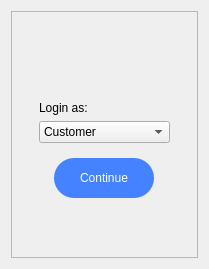
      <widget class="QWidget" name="comboBoxLoginPage">
       <layout class="QVBoxLayout" name="verticalLayout_17">
        <item>
         <widget class="QFrame" name="frame_16">
          <property name="styleSheet">
           <string notr="true">color: rgb(0, 0, 0);</string>
          </property>
          <property name="frameShape">
           <enum>QFrame::StyledPanel</enum>
          </property>
          <property name="frameShadow">
           <enum>QFrame::Raised</enum>
          </property>
          <layout class="QVBoxLayout" name="verticalLayout_21" stretch="0,1,10">
           <item>
            <widget class="QFrame" name="frame_19">
             <property name="frameShape">
              <enum>QFrame::NoFrame</enum>
             </property>
             <property name="frameShadow">
              <enum>QFrame::Raised</enum>
             </property>
             <layout class="QVBoxLayout" name="verticalLayout_19"/>
            </widget>
           </item>
           <item>
            <widget class="QFrame" name="frame_18">
             <property name="frameShape">
              <enum>QFrame::NoFrame</enum>
             </property>
             <property name="frameShadow">
              <enum>QFrame::Raised</enum>
             </property>
             <layout class="QVBoxLayout" name="verticalLayout_18">
              <item alignment="Qt::AlignHCenter">
               <widget class="QLabel" name="LogoLabel_2">
                <property name="maximumSize">
                 <size>
                  <width>140</width>
                  <height>35</height>
                 </size>
                </property>
                <property name="text">
                 <string/>
                </property>
                <property name="pixmap">
                 <pixmap>../Resources/Icons/XPACE_LOGO.png</pixmap>
                </property>
                <property name="scaledContents">
                 <bool>true</bool>
                </property>
               </widget>
              </item>
             </layout>
            </widget>
           </item>
           <item>
            <widget class="QFrame" name="frame_17">
             <property name="frameShape">
              <enum>QFrame::NoFrame</enum>
             </property>
             <property name="frameShadow">
              <enum>QFrame::Raised</enum>
             </property>
             <layout class="QVBoxLayout" name="verticalLayout_20">
              <property name="bottomMargin">
               <number>50</number>
              </property>
              <item>
               <widget class="QFrame" name="frame_20">
                <property name="maximumSize">
                 <size>
                  <width>16777215</width>
                  <height>100</height>
                 </size>
                </property>
                <property name="frameShape">
                 <enum>QFrame::NoFrame</enum>
                </property>
                <property name="frameShadow">
                 <enum>QFrame::Raised</enum>
                </property>
                <layout class="QVBoxLayout" name="verticalLayout_22">
                 <item>
                  <widget class="QLabel" name="label">
                   <property name="text">
                    <string>Login as:</string>
                   </property>
                  </widget>
                 </item>
                 <item>
                  <widget class="QComboBox" name="UsersLogin_comboBox">
                   <item>
                    <property name="text">
                     <string>Customer</string>
                    </property>
                   </item>
                   <item>
                    <property name="text">
                     <string>Manager</string>
                    </property>
                   </item>
                   <item>
                    <property name="text">
                     <string>Store Clerk</string>
                    </property>
                   </item>
                   <item>
                    <property name="text">
                     <string>Delivery Company</string>
                    </property>
                   </item>
                  </widget>
                 </item>
                </layout>
               </widget>
              </item>
              <item alignment="Qt::AlignHCenter">
               <widget class="QPushButton" name="ContinueLogin_pushButton">
                <property name="minimumSize">
                 <size>
                  <width>100</width>
                  <height>40</height>
                 </size>
                </property>
                <property name="maximumSize">
                 <size>
                  <width>100</width>
                  <height>40</height>
                 </size>
                </property>
                <property name="styleSheet">
                 <string notr="true">QPushButton {
	color: rgb(254, 253, 255);
	background-color: #4482FF;
	border-radius: 20px;
}

QPushButton:hover {
	background-color: rgb(76, 175, 255);
}

QPushButton:pressed {
	background-color: rgb(50, 138, 224);
}</string>
                </property>
                <property name="text">
                 <string>Continue</string>
                </property>
               </widget>
              </item>
             </layout>
            </widget>
           </item>
          </layout>
         </widget>
        </item>
       </layout>
      </widget>
